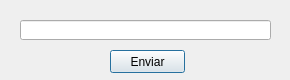
<?xml version="1.0" encoding="UTF-8"?>
<ui version="4.0">
 <class>VentanaContrasena</class>
 <widget class="QDialog" name="VentanaContrasena">
  <property name="geometry">
   <rect>
    <x>0</x>
    <y>0</y>
    <width>290</width>
    <height>80</height>
   </rect>
  </property>
  <property name="windowTitle">
   <string>Spell Guesser 0.3</string>
  </property>
  <widget class="QLineEdit" name="cajaTextoContrasena">
   <property name="geometry">
    <rect>
     <x>20</x>
     <y>20</y>
     <width>251</width>
     <height>20</height>
    </rect>
   </property>
  </widget>
  <widget class="QPushButton" name="pushButton">
   <property name="geometry">
    <rect>
     <x>110</x>
     <y>50</y>
     <width>75</width>
     <height>23</height>
    </rect>
   </property>
   <property name="text">
    <string>Enviar</string>
   </property>
  </widget>
 </widget>
 <resources/>
 <connections/>
</ui>
